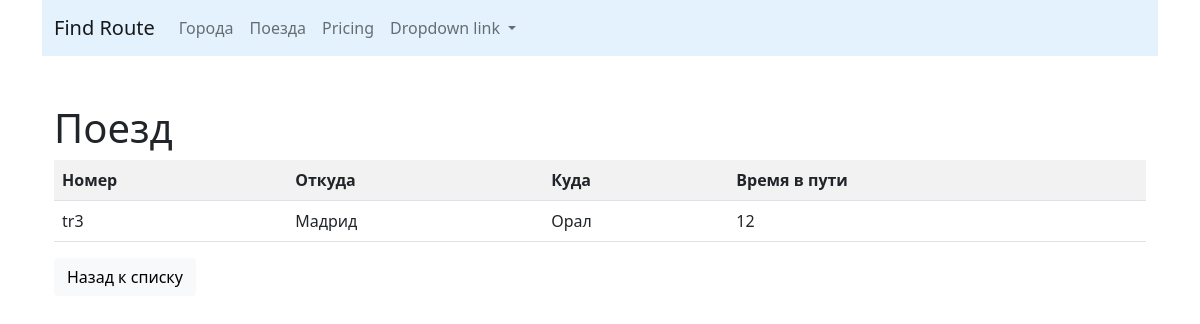
Page /trains/detail/4/ on the committed database.
### trains/models.py (models this page shows, shortened)
class Train(models.Model):
    name = models.CharField(max_length=50, unique=True, verbose_name='Номер поезда')
    travel_time = models.PositiveSmallIntegerField(verbose_name='Время пути')
    from_city = models.ForeignKey(City, on_delete=models.CASCADE,
                                  related_name='from_city_set',
                                  verbose_name='Из какого города'
                                  )
    to_city = models.ForeignKey(City, on_delete=models.CASCADE,
                                  related_name='to_city_set',
                                  verbose_name='В какой город'
                                  )
    class Meta:
        verbose_name = 'Поезд'
        verbose_name_plural = 'Поезда'
        ordering = ['travel_time']

### cities/models.py (models this page shows, shortened)
class City(models.Model):
    name = models.CharField(max_length=100, unique=True, verbose_name='Город')
    def __str__(self):
        return self.name
    class Meta:
        verbose_name = 'Город'
        verbose_name_plural = 'Города'
        ordering = ['name']

### trains/views.py (the view)
# urls.py: path('detail/<int:pk>/', TrainDetailView.as_view(), name='detail'),
class TrainDetailView(DetailView):
    queryset = Train.objects.all()
    template_name = 'trains/detail.html'

### trains/templates/trains/detail.html (shortened to what this page needs)
{% extends 'base.html' %}
{% block content %}
<h1>Поезд</h1>
<div class="row">
    <div class="col-md">
        <table class="table table-striped">
            <tr>
                <th>Номер</th>
                <th>Откуда</th>
                <th>Куда</th>
                <th>Время в пути</th>
            </tr>
            <tr>
                <td> {{object.name}} </td>
                <td>{{object.from_city}}</td>
                <td>{{object.to_city}}</td>
                <td>{{object.travel_time}}</td>
            </tr>
        </table>
    </div>
</div>
<div class="row">
    <div class="col-md-4">
        <a href="{% url 'trains:home' %}">
            <button type="button" class="btn btn-light">Назад к списку</button>
        </a>
    </div>
</div>
{% endblock %}

### rows in the picture
Train: name "tr3", from_city "Мадрид", to_city "Орал", travel_time "12"
